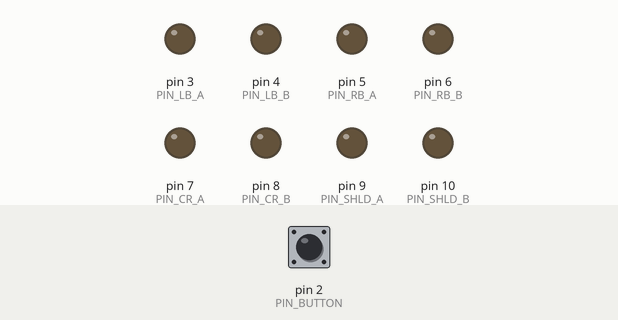
This program was run on a simulated Arduino Uno, built with avr-gcc and run on an emulated ATmega328P. Shown: output pins drawn as LEDs (lit = HIGH). Dashed ring = blinking. The inputs (shaded band) are chosen by the test bench; at power-on: pin 2 (PIN_BUTTON) HIGH. What the program prints to the serial monitor is not drawn.

Above: at 1.2 s.
1.3 s: pin 2 (PIN_BUTTON) pulled LOW for 0.15 s
At 2.22 s:
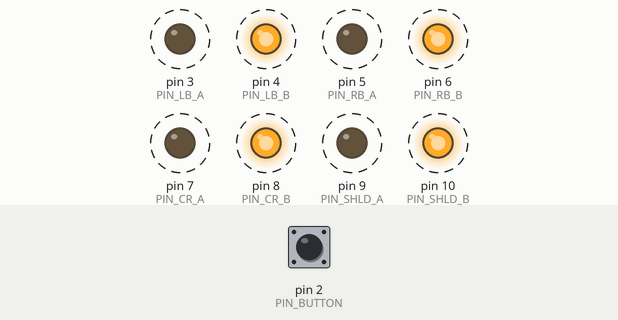
4.3 s: pin 2 (PIN_BUTTON) pulled LOW for 1 s
At 4.8 s:
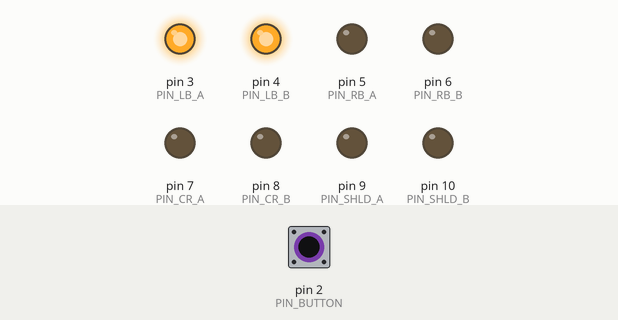
6.8 s: pin 2 (PIN_BUTTON) pulled LOW for 3.2 s
At 6.97 s:
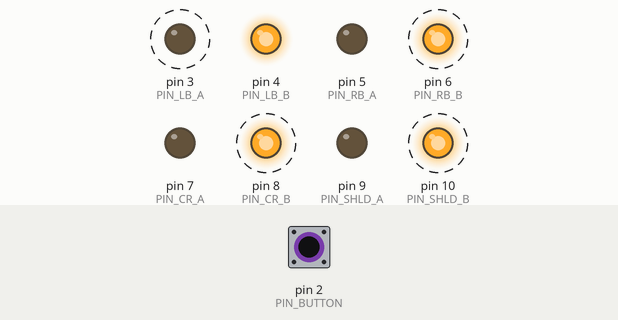
11.5 s: pin 2 (PIN_BUTTON) driven LOW
At 11.67 s:
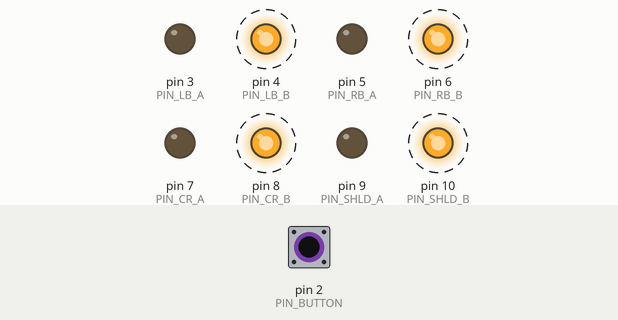
14.5 s: pin 2 (PIN_BUTTON) driven HIGH
At 15.2 s:
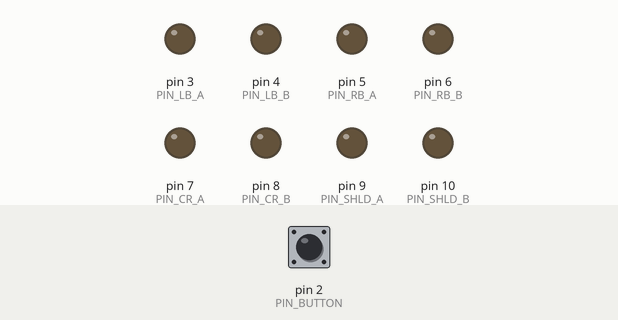
16.0 s: pin 2 (PIN_BUTTON) pulsed LOW 5 times (0.12 s each, 0.3 s apart)
At 17.09 s:
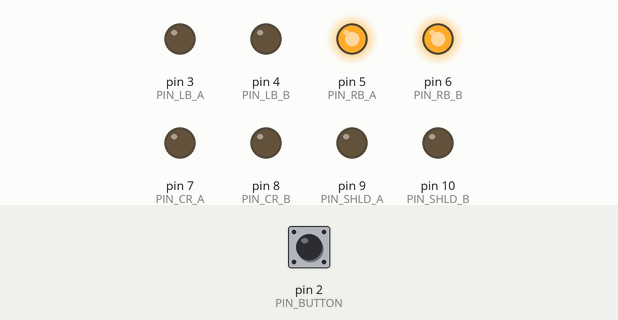
Timing chart, 0 to 20.0 s (numbered marks = the images above; inputs shaded):
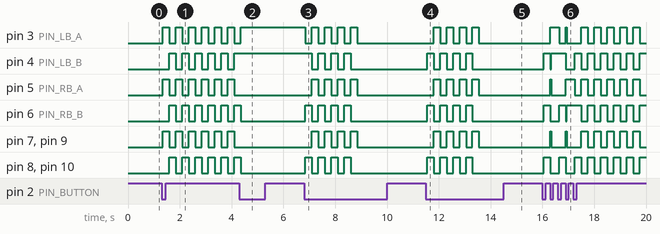

The program:

main.cpp
```cpp
#include <Arduino.h>
#include "costume.h"

/* ============================================================
 *  SERIAL DIAGNOSTIC CONFIGURATION
 *  Serial uses the Uno hardware UART (D0/D1) claimed internally
 *  by the Serial library — those pins are not available as GPIO
 *  while Serial is active and are not defined in costume.h.
 * ============================================================ */
#define SERIAL_BAUD_RATE    115200U   /* USB serial baud rate                              */
#define SERIAL_REPORT_MS    1000U   /* State is printed over serial every this many ms   */

/* ============================================================
 *  STATE FUNCTION FORWARD DECLARATIONS
 *
 *  To add a new lighting state:
 *    1. Declare it here with STATE_FUNC(YourStateName);
 *    2. Define it in the "STATE FUNCTIONS" section below.
 *    3. Add state_YourStateName to state_table[].
 *  Nothing else needs to change.
 * ============================================================ */
STATE_FUNC(OFF);
STATE_FUNC(LB);
STATE_FUNC(RB);
STATE_FUNC(CR);
STATE_FUNC(ALL_SOLID);
STATE_FUNC(ALL_MARQUEE);

/* ============================================================
 *  STATE TABLE
 *  The machine steps forward through this array on each short
 *  press and resets to index 0 on a long press.
 *  NUM_STATES is always derived from the array — never hardcoded.
 *
 *  NOTE: ALL_SOLID (test mode) must always remain the LAST entry.
 *        Cycle states are every entry before it.
 * ============================================================ */
static StateFunc_t state_table[] = {
    state_OFF,        /* index 0 — all zones off                          */
    state_ALL_MARQUEE,/* index 1 — all zones marquee                      */
    state_LB,         /* index 2 — left-chest zone only                   */
    state_ALL_MARQUEE,/* index 3 — all zones marquee                      */
    state_RB,         /* index 4 — right-chest zone only                  */
    state_ALL_MARQUEE,/* index 5 — all zones marquee                      */
    state_CR,         /* index 6 — perineum zone only                     */
    state_ALL_MARQUEE,/* index 7 — all zones marquee (holding state)      */
    state_ALL_SOLID   /* index 8 — test mode only; enter with 4 s hold    */
};

#define NUM_STATES             ((uint8_t)(sizeof(state_table) / sizeof(state_table[0])))
#define LAST_CYCLE_STATE_INDEX ((uint8_t)(NUM_STATES - 2U))  /* Last normal cycle state   */
#define TEST_MODE_STATE_INDEX  ((uint8_t)(NUM_STATES - 1U))  /* ALL_SOLID test mode index */

static uint8_t state_index = 0;   /* Current position in state_table[] */

/* ============================================================
 *  BUTTON STATE VARIABLES
 * ============================================================ */
static uint8_t  raw_btn_state       = HIGH;  /* Most recent raw pin reading            */
static uint8_t  debounced_btn_state = HIGH;  /* Confirmed state after DEBOUNCE_MS stable */
static uint32_t last_raw_change_ms  = 0;     /* Timestamp of last raw reading change   */

static bool     btn_active            = false;  /* True while a press is in progress         */
static bool     long_press_fired      = false;  /* Guards against re-triggering at 2 s       */
static bool     very_long_press_fired = false;  /* Guards against re-triggering at 4 s       */
static uint32_t press_start_ms        = 0;      /* When the current press was first accepted */

/* ============================================================
 *  STATE TRANSITION HELPERS
 * ============================================================ */

/* Advance one step through the normal cycle; stop at the last cycle state */
static void on_short_press(void)
{
    if (state_index < LAST_CYCLE_STATE_INDEX) {
        state_index++;
    }
}

/* Jump back to the first state (OFF) */
static void on_long_press(void)
{
    state_index = 0;
}

/* Enter ALL_SOLID test mode (all zones fully on) */
static void on_very_long_press(void)
{
    state_index = TEST_MODE_STATE_INDEX;
}

/* ============================================================
 *  BUTTON TASK — call every loop() iteration
 *
 *  Debounce:        A raw pin change is only accepted after it has
 *                   been stable for DEBOUNCE_MS (50 ms). Any bounce
 *                   that settles within that window is ignored.
 *
 *  Short press:     Button press (falling edge after debounce) immediately
 *                   advances the state machine one step.
 *
 *  Long press:      Button held >= LONG_PRESS_MS (2000 ms) resets
 *                   the state machine to OFF while still held.
 *
 *  Very long press: Button held >= VERY_LONG_PRESS_MS (4000 ms)
 *                   enters ALL_SOLID test mode while still held.
 * ============================================================ */
static void button_task(void)
{
    uint8_t  current_raw = (uint8_t)digitalRead(PIN_BUTTON);
    uint32_t now         = millis();

    /* Restart the debounce timer whenever the raw reading changes */
    if (current_raw != raw_btn_state) {
        raw_btn_state      = current_raw;
        last_raw_change_ms = now;
    }

    /* Promote raw -> debounced once the reading has been
     * stable for DEBOUNCE_MS milliseconds                  */
    if ((raw_btn_state != debounced_btn_state) &&
        ((now - last_raw_change_ms) >= DEBOUNCE_MS)) {

        debounced_btn_state = raw_btn_state;

        /* Falling edge (active-low) — button was just pressed */
        if (debounced_btn_state == LOW) {
            btn_active            = true;
            long_press_fired      = false;
            very_long_press_fired = false;
            press_start_ms        = now;
            on_short_press();
        }

        /* Rising edge — button was just released */
        if (debounced_btn_state == HIGH) {
            btn_active = false;
        }
    }

    /* Long press (2 s) — fires once while the button is still held */
    if (btn_active && !long_press_fired &&
        ((now - press_start_ms) >= LONG_PRESS_MS)) {
        long_press_fired = true;
        on_long_press();
    }

    /* Very long press (4 s) — fires once while the button is still held */
    if (btn_active && !very_long_press_fired &&
        ((now - press_start_ms) >= VERY_LONG_PRESS_MS)) {
        very_long_press_fired = true;
        on_very_long_press();
    }
}

/* ============================================================
 *  SERIAL STATE REPORTER
 *  Prints the current state name, active pins, and behavior
 *  once per SERIAL_REPORT_MS.  Uses function pointer comparison
 *  so no indices are hardcoded here.
 *  F() keeps string literals in flash, saving RAM.
 * ============================================================ */
static void print_state(void)
{
    StateFunc_t current = state_table[state_index];

    Serial.print(millis());
    Serial.print(F("ms | "));

    if (current == state_OFF) {
        Serial.println(F("OFF — all LED pins LOW"));
    }
    else if (current == state_LB) {
        Serial.print(F("LB — pin "));
        Serial.print(PIN_LB_A);
        Serial.print(F("=H  pin "));
        Serial.print(PIN_LB_B);
        Serial.println(F("=H  |  all others LOW"));
    }
    else if (current == state_RB) {
        Serial.print(F("RB — pin "));
        Serial.print(PIN_RB_A);
        Serial.print(F("=H  pin "));
        Serial.print(PIN_RB_B);
        Serial.println(F("=H  |  all others LOW"));
    }
    else if (current == state_CR) {
        Serial.print(F("CR — pin "));
        Serial.print(PIN_CR_A);
        Serial.print(F("=H  pin "));
        Serial.print(PIN_CR_B);
        Serial.println(F("=H  |  all others LOW"));
    }
    else if (current == state_ALL_MARQUEE) {
        if (state_index == LAST_CYCLE_STATE_INDEX) {
            Serial.print(F("ALL_MARQUEE [HOLD]"));
        } else {
            Serial.print(F("ALL_MARQUEE"));
        }
        Serial.println(F(" — all zones A<->B @ 250ms [MARQUEE]"));
        Serial.print(F("      LB("));
        Serial.print(PIN_LB_A);
        Serial.print(F("<->"));
        Serial.print(PIN_LB_B);
        Serial.print(F(")  RB("));
        Serial.print(PIN_RB_A);
        Serial.print(F("<->"));
        Serial.print(PIN_RB_B);
        Serial.print(F(")  CR("));
        Serial.print(PIN_CR_A);
        Serial.print(F("<->"));
        Serial.print(PIN_CR_B);
        Serial.print(F(")  SHLD("));
        Serial.print(PIN_SHLD_A);
        Serial.print(F("<->"));
        Serial.print(PIN_SHLD_B);
        Serial.println(F(")"));
    }
    else if (current == state_ALL_SOLID) {
        Serial.println(F("ALL_SOLID [TEST MODE] — all LED pins HIGH"));
    }
    else {
        Serial.println(F("UNKNOWN STATE"));
    }
}

/* ============================================================
 *  STATE FUNCTIONS
 *  Each function sets the LED outputs for its lighting state.
 *  These are called continuously from loop(), so marquee uses
 *  a non-blocking timer rather than delay().
 * ============================================================ */

STATE_FUNC(OFF)
{
    ALL_ZONES_OFF();
}

STATE_FUNC(LB)
{
    ONE_ZONE_ON(ZONE_LB);
}

STATE_FUNC(RB)
{
    ONE_ZONE_ON(ZONE_RB);
}

STATE_FUNC(CR)
{
    ONE_ZONE_ON(ZONE_CR);
}

STATE_FUNC(ALL_SOLID)
{
    ALL_ZONES_SOLID();
}

STATE_FUNC(ALL_MARQUEE)
{
    static uint32_t last_toggle_ms = 0;
    static bool     side_a_active  = true;

    if ((millis() - last_toggle_ms) >= MARQUEE_PERIOD_MS) {
        last_toggle_ms = millis();
        if (side_a_active) {
            ALL_ZONES_SET_A();
        } else {
            ALL_ZONES_SET_B();
        }
        side_a_active = !side_a_active;
    }
}

/* ============================================================
 *  ARDUINO ENTRY POINTS
 * ============================================================ */

void setup(void)
{
    uint8_t i;

    /* Configure all zone LED pins as outputs */
    for (i = 0; i < NUM_ZONES; i++) {
        pinMode(ZONES[i].pinA, OUTPUT);
        pinMode(ZONES[i].pinB, OUTPUT);
    }

    /* Button is active-low — enable the internal pull-up resistor */
    pinMode(PIN_BUTTON, INPUT_PULLUP);

    /* Start USB serial reporting */
    Serial.begin(SERIAL_BAUD_RATE);

    /* Apply the initial state (OFF) */
    state_table[state_index]();
}

void loop(void)
{
    static uint32_t last_report_ms = 0;
    uint32_t        now            = millis();

    button_task();
    state_table[state_index]();

    /* Print current state over USB serial once per SERIAL_REPORT_MS */
    if ((now - last_report_ms) >= SERIAL_REPORT_MS) {
        last_report_ms = now;
        print_state();
    }
}
```

costume.h
```cpp
#ifndef COSTUME_H
#define COSTUME_H

#include <Arduino.h>
#include <stdint.h>

/* ============================================================
 *  MACRO STYLE NOTE
 *  All multi-statement macros in this file are wrapped in
 *  do { ... } while (0).  This makes each macro a single
 *  statement so it behaves safely in any context — including
 *  an if/else written without braces — regardless of who calls
 *  it.  As a complementary rule, all if/else blocks in this
 *  project should also use braces { }.  Both practices together
 *  eliminate an entire class of silent expansion bugs.
 * ============================================================ */

/* ============================================================
 *  PIN ASSIGNMENTS  —  update these to match your wiring
 * ============================================================ */
#define PIN_BUTTON      2 /* - internal pull-up, active LOW */
#define PIN_LB_A        3
#define PIN_LB_B        4
#define PIN_RB_A        5
#define PIN_RB_B        6
#define PIN_CR_A        7
#define PIN_CR_B        8
#define PIN_SHLD_A      9
#define PIN_SHLD_B      10

/* ============================================================
 *  TIMING CONSTANTS
 * ============================================================ */
#define DEBOUNCE_MS         50U     /* Reject button changes faster than this (ms)          */
#define SHORT_PRESS_MS      350U    /* Minimum hold time to count as a short press (ms)     */
#define LONG_PRESS_MS       2000U   /* Hold time to reset to OFF (ms)                        */
#define VERY_LONG_PRESS_MS  4000U   /* Hold time to enter ALL_SOLID test mode (ms)           */
#define MARQUEE_PERIOD_MS   250U    /* Each LED set stays on this long during marquee (ms)   */

/* ============================================================
 *  ZONE TABLE
 *  Each zone has two independently-controllable LED sets (A, B).
 *  Zones are identified by their index in ZONES[].
 * ============================================================ */
typedef struct {
    uint8_t pinA;   /* LED set A */
    uint8_t pinB;   /* LED set B */
} Zone_t;

/* Zone identifiers — these are indices into ZONES[] below */
typedef enum {
    ZONE_LB   = 0,
    ZONE_RB   = 1,
    ZONE_CR   = 2,
    ZONE_SHLD = 3
} ZoneIndex_t;

/* Zone pin mapping — order must match ZoneIndex_t */
static const Zone_t ZONES[] = {
    { PIN_LB_A,   PIN_LB_B   },   /* ZONE_LB   */
    { PIN_RB_A,   PIN_RB_B   },   /* ZONE_RB   */
    { PIN_CR_A,   PIN_CR_B   },   /* ZONE_CR   */
    { PIN_SHLD_A, PIN_SHLD_B }    /* ZONE_SHLD */
};

#define NUM_ZONES   ((uint8_t)(sizeof(ZONES) / sizeof(ZONES[0])))

/* ============================================================
 *  LED CONTROL MACROS
 * ============================================================ */

/* Turn both LED sets of one zone ON */
#define ZONE_BOTH_ON(z)     do { digitalWrite((z).pinA, HIGH); \
                                 digitalWrite((z).pinB, HIGH); } while (0)

/* Turn both LED sets of one zone OFF */
#define ZONE_BOTH_OFF(z)    do { digitalWrite((z).pinA, LOW);  \
                                 digitalWrite((z).pinB, LOW);  } while (0)

/* Marquee side A — set A on, set B off */
#define ZONE_SET_A(z)       do { digitalWrite((z).pinA, HIGH); \
                                 digitalWrite((z).pinB, LOW);  } while (0)

/* Marquee side B — set A off, set B on */
#define ZONE_SET_B(z)       do { digitalWrite((z).pinA, LOW);  \
                                 digitalWrite((z).pinB, HIGH); } while (0)

/* Turn every zone off */
#define ALL_ZONES_OFF() \
    do { uint8_t _i; \
         for (_i = 0; _i < NUM_ZONES; _i++) { ZONE_BOTH_OFF(ZONES[_i]); } \
    } while (0)

/* Turn every zone fully on */
#define ALL_ZONES_SOLID() \
    do { uint8_t _i; \
         for (_i = 0; _i < NUM_ZONES; _i++) { ZONE_BOTH_ON(ZONES[_i]); } \
    } while (0)

/* Marquee helpers — set all zones to side A or side B simultaneously */
#define ALL_ZONES_SET_A() \
    do { uint8_t _i; \
         for (_i = 0; _i < NUM_ZONES; _i++) { ZONE_SET_A(ZONES[_i]); } \
    } while (0)

#define ALL_ZONES_SET_B() \
    do { uint8_t _i; \
         for (_i = 0; _i < NUM_ZONES; _i++) { ZONE_SET_B(ZONES[_i]); } \
    } while (0)

/* Turn one zone ON, all other zones OFF.
 * The target zone is set to ON directly — it is never passed through
 * an ALL_ZONES_OFF phase — so it stays lit without any flicker. */
#define ONE_ZONE_ON(zone_idx) \
    do { uint8_t _i; \
         for (_i = 0; _i < NUM_ZONES; _i++) { \
             if (_i == (uint8_t)(zone_idx)) { ZONE_BOTH_ON(ZONES[_i]);  } \
             else                           { ZONE_BOTH_OFF(ZONES[_i]); } \
         } \
    } while (0)

/* ============================================================
 *  STATE FUNCTION MACRO
 *  STATE_FUNC(LB)  expands to  static void state_LB(void)
 *  Use for both declarations (add ;) and definitions (add { }).
 * ============================================================ */
#define STATE_FUNC(name)    static void state_##name(void)

/* ============================================================
 *  STATE MACHINE TYPES
 * ============================================================ */
typedef void (*StateFunc_t)(void);

#endif /* COSTUME_H */
```

Measured:
- after the input at 1.3 s, pin 3 (PIN_LB_A), pin 5 (PIN_RB_A), pin 7 (PIN_CR_A), pin 9 (PIN_SHLD_A): alternates HIGH for 0.25 s and LOW for 0.25 s, starting after 0.05 s; pin 4 (PIN_LB_B), pin 6 (PIN_RB_B), pin 8 (PIN_CR_B), pin 10 (PIN_SHLD_B): alternates HIGH for 0.25 s and LOW for 0.25 s, starting after 0.30 s
- after the input at 4.3 s, pin 3 (PIN_LB_A): goes on until 4.4 s, then stays HIGH; pin 4 (PIN_LB_B): stops changing and stays HIGH; pin 5 (PIN_RB_A), pin 7 (PIN_CR_A), pin 9 (PIN_SHLD_A): stops changing and stays LOW; pin 6 (PIN_RB_B), pin 8 (PIN_CR_B), pin 10 (PIN_SHLD_B): goes on until 4.4 s, then stays LOW
- after the input at 6.8 s, pin 3 (PIN_LB_A): alternates HIGH for 0.25 s and LOW for 0.25 s, 9 changes in all, then stays LOW, starting after 0.05 s; pin 4 (PIN_LB_B): alternates HIGH for 0.25 s and LOW for 0.25 s, 7 changes in all, then stays LOW, starting after 0.30 s
- after the input at 11.5 s, pin 3 (PIN_LB_A): alternates HIGH for 0.25 s and LOW for 0.25 s, 8 changes in all, then stays LOW, starting after 0.30 s; pin 4 (PIN_LB_B): alternates HIGH for 0.25 s and LOW for 0.25 s, 8 changes in all, then stays LOW, starting after 0.05 s
- after the input at 14.5 s, pin 3 (PIN_LB_A), pin 4 (PIN_LB_B), pin 5 (PIN_RB_A), pin 6 (PIN_RB_B), pin 7 (PIN_CR_A), pin 8 (PIN_CR_B), pin 9 (PIN_SHLD_A), pin 10 (PIN_SHLD_B): stays LOW (without the input it goes to HIGH after 1.0 s)
- after the input at 16.0 s, pin 3 (PIN_LB_A): goes HIGH 0.35 s, LOW 0.25 s, HIGH 0.05 s, LOW 0.55 s, 4 × (HIGH 0.25 s, LOW 0.25 s), HIGH 0.25 s, then LOW, starting after 0.30 s; pin 4 (PIN_LB_B): goes HIGH 0.25 s, LOW 0.05 s, HIGH 0.55 s, LOW 0.35 s, 5 × (HIGH 0.25 s, LOW 0.25 s), then HIGH, starting after 0.05 s
